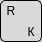
              <widget class="QWidget" name="key_R" native="true">
               <property name="minimumSize">
                <size>
                 <width>42</width>
                 <height>42</height>
                </size>
               </property>
               <property name="maximumSize">
                <size>
                 <width>42</width>
                 <height>42</height>
                </size>
               </property>
               <property name="styleSheet">
                <string notr="true">border: 1px solid black;
background-color: #D9D9D9; 
border-radius: 5px;
 color: black; 
</string>
               </property>
               <layout class="QGridLayout" name="gridLayout_5" rowstretch="0,0,0,0" columnstretch="0,0,0">
                <property name="leftMargin">
                 <number>0</number>
                </property>
                <property name="topMargin">
                 <number>0</number>
                </property>
                <property name="rightMargin">
                 <number>0</number>
                </property>
                <property name="bottomMargin">
                 <number>0</number>
                </property>
                <property name="spacing">
                 <number>0</number>
                </property>
                <item row="3" column="2">
                 <widget class="QLabel" name="label_17">
                  <property name="styleSheet">
                   <string notr="true">border: none;  background: transparent</string>
                  </property>
                  <property name="text">
                   <string>  К</string>
                  </property>
                 </widget>
                </item>
                <item row="3" column="0">
                 <widget class="QLabel" name="label_19">
                  <property name="styleSheet">
                   <string notr="true">border: none; background: transparent</string>
                  </property>
                  <property name="text">
                   <string/>
                  </property>
                 </widget>
                </item>
                <item row="2" column="0">
                 <widget class="QLabel" name="label_20">
                  <property name="styleSheet">
                   <string notr="true">border: none;  background: transparent</string>
                  </property>
                  <property name="text">
                   <string>  R</string>
                  </property>
                 </widget>
                </item>
               </layout>
              </widget>
